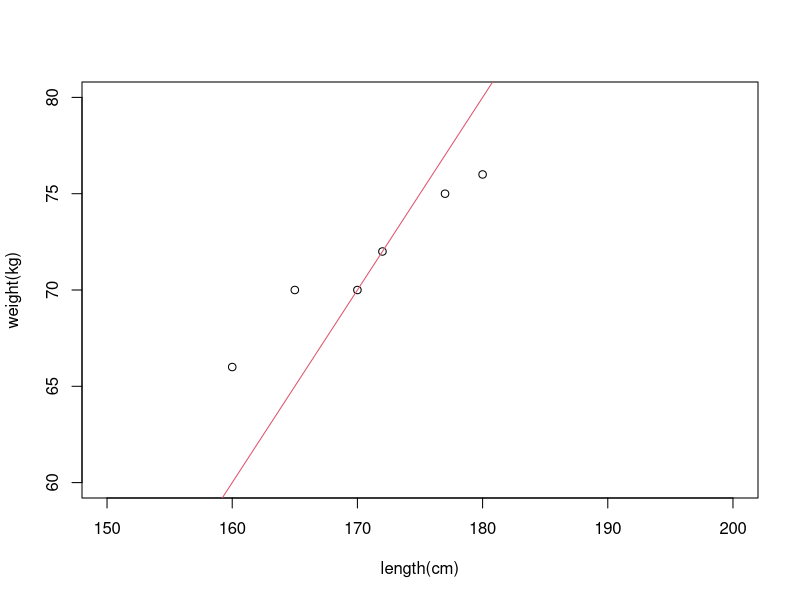

Reproduce this figure in R.
#creating data:
example <- data.frame(length = c(160, 170, 180, 165,177, 172), weight = c(66, 70, 76, 70, 75,72))
#plotting:
plot(weight~length, data= example,xlim = c(150,200), ylim = c(60,80), xlab = 'length(cm)', ylab = 'weight(kg)')
#training model on train set
train <- data.frame(length_train = c(170,172), weight_train = c(70,72))
model<-lm(weight_train ~length_train, data = train)
abline(model, col = 2)
